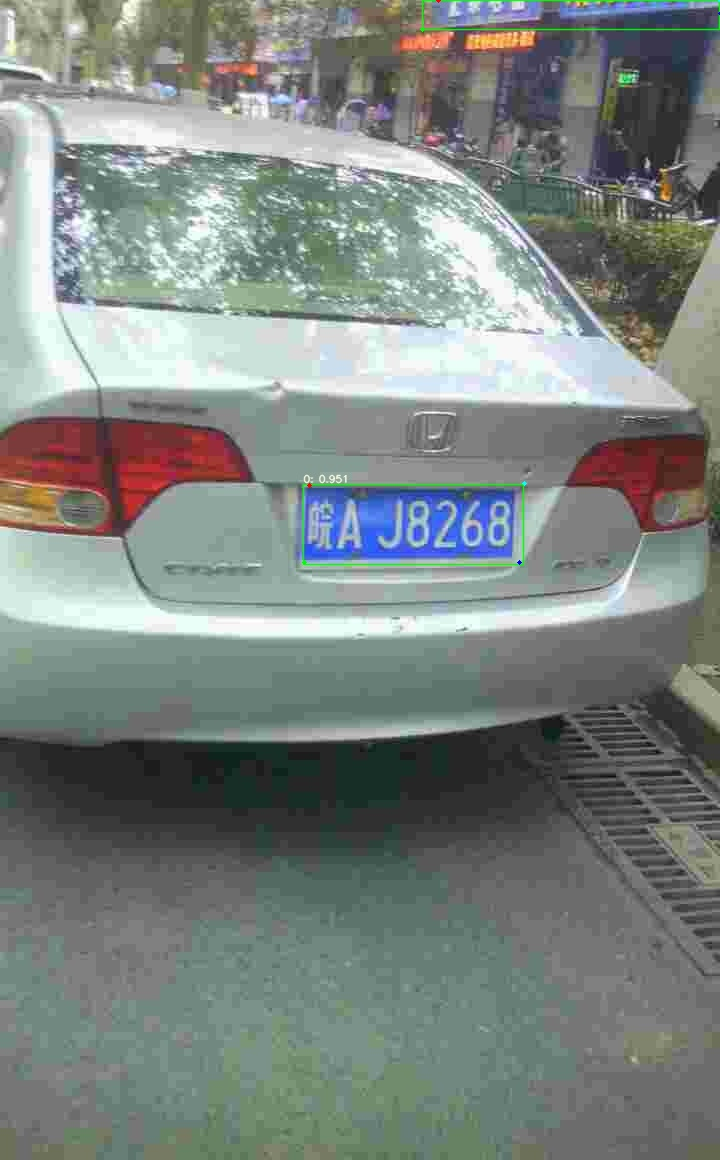
#> input picture yolov5-car-plate/test.jpg, 720 x 1160 px; its folder holds only this picture in this run
$ python -i cut.py   (imports and definitions only)
#> lines starting #> are read from the running program, lines starting #| are printed output that depends on the picture; after the words box and inside, x2 and y2 are one past the last pixel; in counts of white or black regions, pixels touching at a corner belong together
# author: avenuewl
# 6.19 图片输出列表splist_points数量控制；寻找上下边界；异常检测与记录；
# 6.20 异常处理；243添加首尾端代码完善；314添加分割点问题完善；
# 6.24 完成与pyqt5界面的数据传送和交互功能
# 6.25 完善添加首尾端的判断条件；327添加分割点问题之条件添加；去除过近分割点的一处bug,使split_points其能够正常访问到尾部

# 识别的裁剪后的车牌图像大小为(400,200)
import cv2
import matplotlib.pyplot as plt


def two(img):
    ret, thresh_binary = cv2.threshold(img, 127, 255, cv2.THRESH_BINARY)
    ret, thresh_binary_inv = cv2.threshold(img, 127, 255, cv2.THRESH_BINARY_INV)
    ret, thresh_trunc = cv2.threshold(img, 127, 255, cv2.THRESH_TRUNC)
    ret, thresh_tozero = cv2.threshold(img, 127, 255, cv2.THRESH_TOZERO)
    ret, thresh_tozero_inv = cv2.threshold(img, 127, 255, cv2.THRESH_TOZERO_INV)

    names = ['Oiriginal Image', 'BINARY', 'THRESH_BINARY_INV', 'THRESH_TRUNC', 'THRESH_TOZERO', 'THRESH_TOZERO_INV']
    images = img, thresh_binary, thresh_binary_inv, thresh_trunc, thresh_tozero, thresh_tozero_inv

    for i in range(6):
        plt.subplot(2, 3, i + 1), plt.imshow(images[i], 'gray')
        plt.title(names[i])
        plt.xticks([]), plt.yticks([])
    plt.show()


def aotu_fit(img):
    ret, thresh_global = cv2.threshold(img, 127, 255, cv2.THRESH_BINARY)
    # here 11 is the pixel neighbourhood that is used to calculate the threshold value
    thresh_mean = cv2.adaptiveThreshold(img, 255, cv2.ADAPTIVE_THRESH_MEAN_C, cv2.THRESH_BINARY, 11, 2)

    thresh_gaussian = cv2.adaptiveThreshold(img, 255, cv2.ADAPTIVE_THRESH_GAUSSIAN_C, cv2.THRESH_BINARY, 11, 2)

    names = ['Original Image', 'Global Thresholding', 'Adaptive Mean Threshold', 'Adaptive Gaussian Thresholding']
    images = [img, thresh_global, thresh_mean, thresh_gaussian]

    for i in range(4):
        plt.subplot(2, 2, i + 1), plt.imshow(images[i], 'gray')
        plt.title(names[i])
        plt.xticks([]), plt.yticks([])

    plt.show()


# s = os.listdir('./img')
# for name in s:
def cut_char(path):
    # [4 lines of commented-out code are left out]

#> called with path = 'yolov5-car-plate/test.jpg'
    img = cv2.imread(path,0)
#> img: shape (1160, 720); min 5, max 255, mean 129.6
    retval, binary = cv2.threshold(img, 0, 255, cv2.THRESH_OTSU)
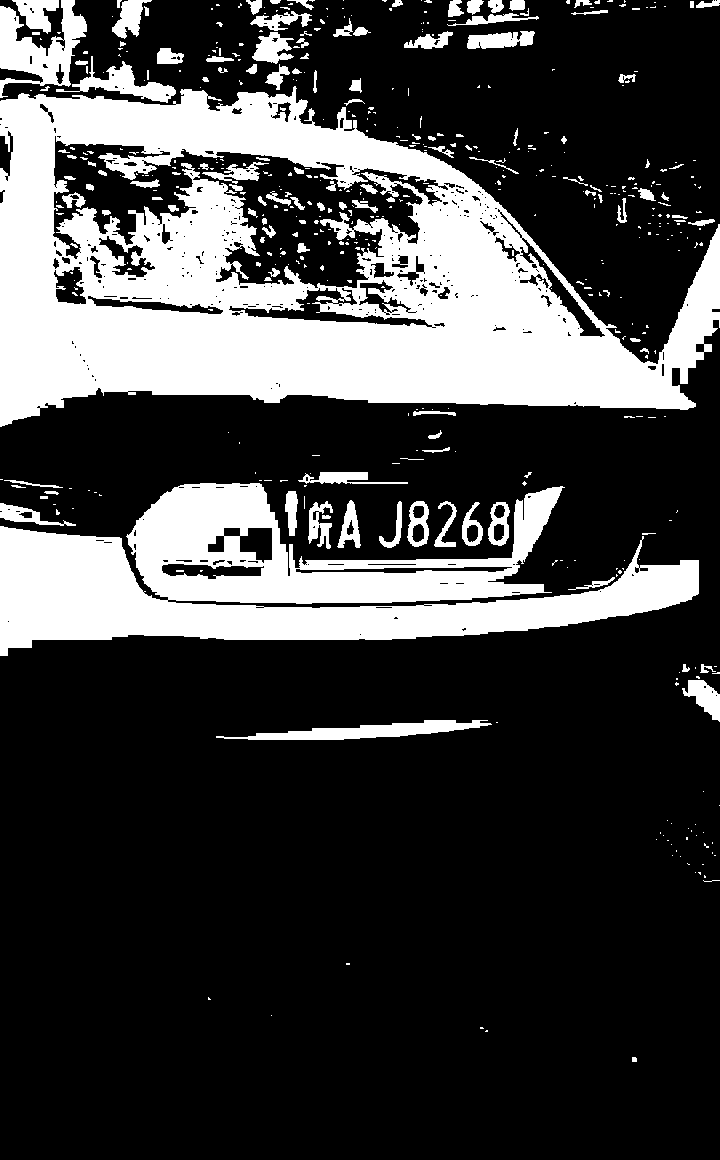
#> binary: shape (1160, 720); 25.6% white; 507 white regions (374 under 20 px), largest, box (x1, y1, x2, y2) and area: (0, 86, 720, 427) 127738, (0, 483, 699, 656) 58338, (0, 0, 87, 98) 3903
#> retval = 152
    (h, w) = binary.shape  # 返回高和宽
#> h = 1160; w = 720
    binary = cv2.bitwise_not(binary)

    # [14 lines of commented-out code are left out]
    hproject = binary.copy()
    b = [0 for x in range(0, h)]
#> b = 1160 values from 0 to 0
    for j in range(0, h):
        for i in range(0, w):
            if hproject[j, i] == 0:  # 如果该点为黑点
                b[j] += 1  # 该列的计数器加1计数
                hproject[j, i] = 255  # 记录完后将其变为白色
#> hproject: shape (1160, 720); every value is 255
    for j in range(0, h):  # 遍历每一行
        for i in range(0, b[j]):  # 从左至右，根据b[j]中的数量，将该像素点图成黑色
            hproject[j, i] = 0
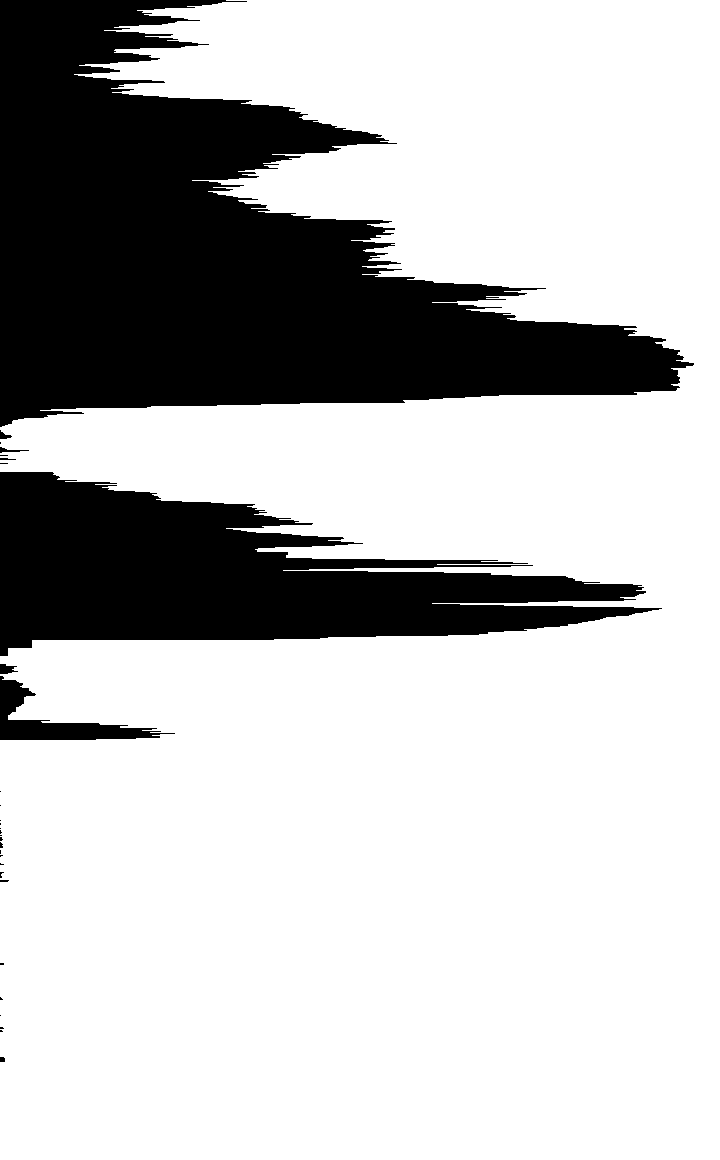
#> hproject: shape (1160, 720); 74.4% white; 30 black regions (22 under 20 px), largest, box (x1, y1, x2, y2) and area: (0, 0, 694, 427) 146445, (0, 472, 662, 656) 63889, (0, 676, 175, 740) 3341

    sum = 0
    for i in b:
        sum += i
#> after the loop, sum = 214087
    avr = sum / len(b) / 2
#> avr = 92.28
    h_start, h_end = 0, 0  # 记录水平方向的上下分界线
    s1 = []
    s2 = []
    for i in range(1, len(b) - 1):
        der1 = b[i] - b[i - 1]
        der2 = b[i + 1] - b[i]
        if der1 <= 0 and der2 > 0 and b[i] < avr:
            s1.append(i)
        elif der1 < 0 and der2 == 0 and b[i] < avr and i>len(b)//2:
            s2.append(i)
#> after the loop, s1 = 48 values from 65 to 1056

    print(s1,s2)
#> (printed output is left out)
    if len(s1) <= 1:
        print('***********************************************************************')
        h_start = 30
        h_end = 160
        # [20 lines of commented-out code are left out]
    if s1[-1] > len(b) // 2:  # 图像右部存在波谷
        if len(s2) != 0:
            for i in range(len(s1)):
                if s1[i] >= len(b) / 2:  # 最靠近中值的左方波谷和右方波谷即为上下边界线
                    h_start = s1[i - 1]
                    h_end = s1[i]
                    break
            if h_end > s2[0]:
                h_end = s2[0]
#> h_end = 640
        else:
            for i in range(len(s1)):
                if s1[i] >= len(b) / 2:  # 最靠近中值的左方波谷和右方波谷即为上下边界线
                    h_start = s1[i - 1]
                    h_end = s1[i]
                    break
    else:  # 图像右部不存在波谷
        max = 0
        for i in range(len(b) // 2, len(b) - 1):  # 从中值点开始，找到变化最大的像素强度位置，该位置则为图像下边界
            di = b[i] - b[i + 1]
            if di > max:
                max = di
                h_end = i + 1
        h_start = s1[-1]  # 最靠近中值的左方波谷为图像上边界
    print(h_start, h_end)
#| 481 640


    cp = binary.copy()  # 绘制去除上下边界后的水平方向上的直方图
    c = [0 for x in range(0, h)]
#> c = 1160 values from 0 to 0
    for j in range(0, h_start):
        for i in range(0, w):
            cp[j, i] = 255
#> cp: shape (1160, 720); 92% white; 89 black regions (66 under 20 px), largest, box (x1, y1, x2, y2) and area: (0, 483, 699, 656) 58338, (216, 720, 492, 740) 2496, (682, 680, 720, 722) 820
    for j in range(h_start, h_end):
        for i in range(0, w):
            if cp[j, i] == 0:
                c[j] += 1
                cp[j, i] = 255
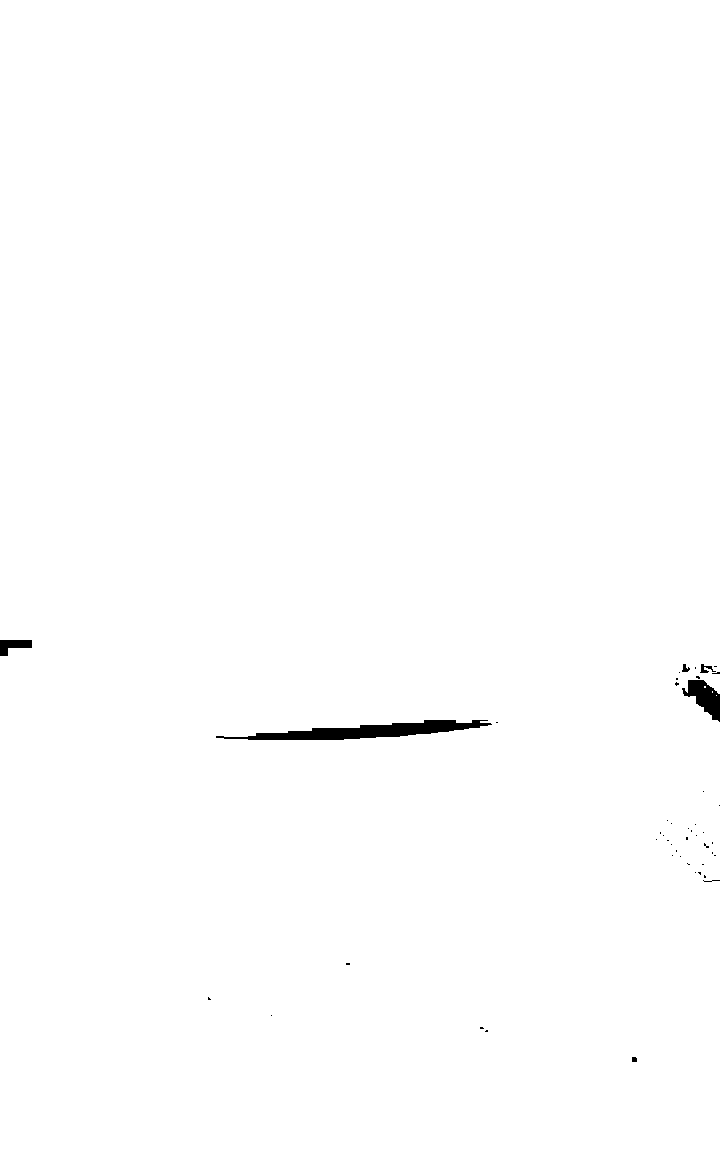
#> cp: shape (1160, 720); 99.5% white; 47 black regions (41 under 20 px), largest, box (x1, y1, x2, y2) and area: (216, 720, 492, 740) 2496, (682, 680, 720, 722) 820, (0, 640, 32, 656) 320, (700, 664, 716, 673) 65, (682, 664, 690, 672) 39, (632, 1057, 637, 1062) 24
    for j in range(h_end, h):
        for i in range(0, w):
            cp[j, i] = 255
    for j in range(0, h):
        for i in range(0, c[j]):
            cp[j, i] = 0
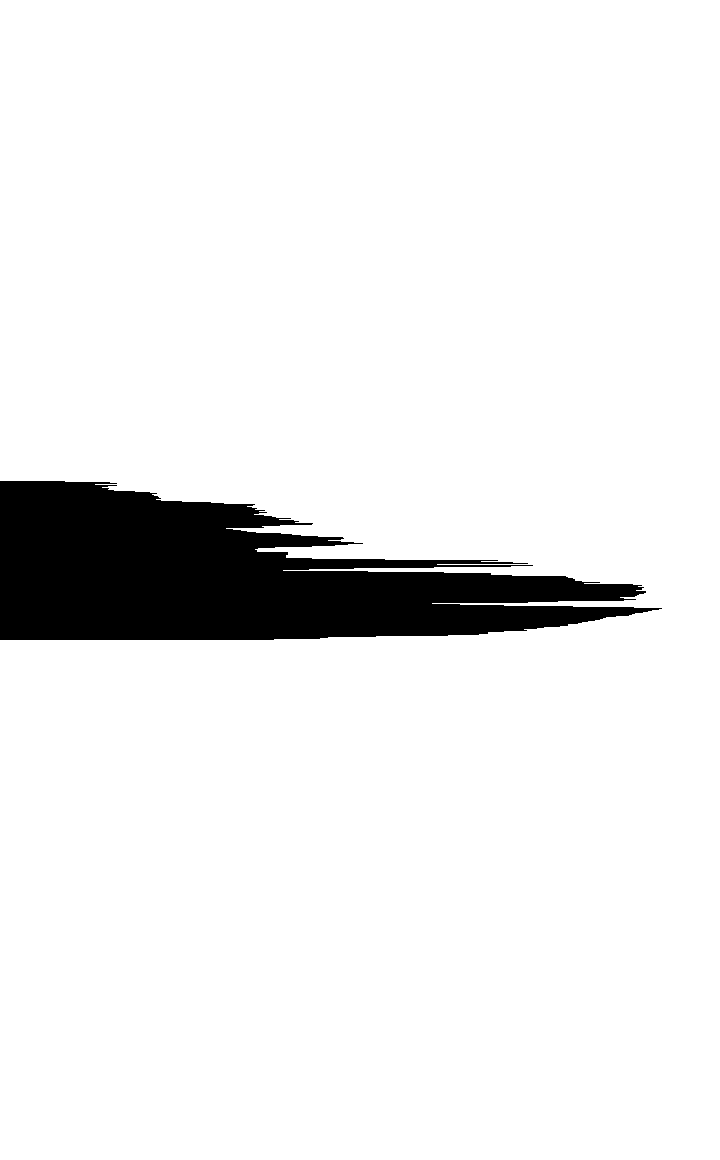
#> cp: shape (1160, 720); 92.5% white; 1 black region, box (x1, y1, x2, y2) and area: (0, 481, 662, 640) 63042

    # 垂直投影，得到图像竖直方向上的直方图
    vproject = binary.copy()
    a = [0 for x in range(0, w)]
#> a = 720 values from 0 to 0
    # 记录每一列的波峰
    for j in range(0, w):  # 遍历每一列
        # 遍历每一行
        for i in range(0, h_start):
            vproject[i, j] = 255  # 将不属于范围内的点变为白色
        for i in range(h_start, h_end):
            if vproject[i, j] == 0:  # 如果该点为黑点
                a[j] += 1  # 该列的计数器加1计数
                vproject[i, j] = 255  # 记录完后将其变为白色
        for i in range(h_end, h):
            vproject[i, j] = 255  # 将不属于范围内的点变为白色
    for j in range(0, w):  # 遍历每一列
        for i in range((h - a[j]), h):  # 从该列应该变黑的最顶部的点开始向最底部涂黑
            vproject[i, j] = 0  # 涂黑
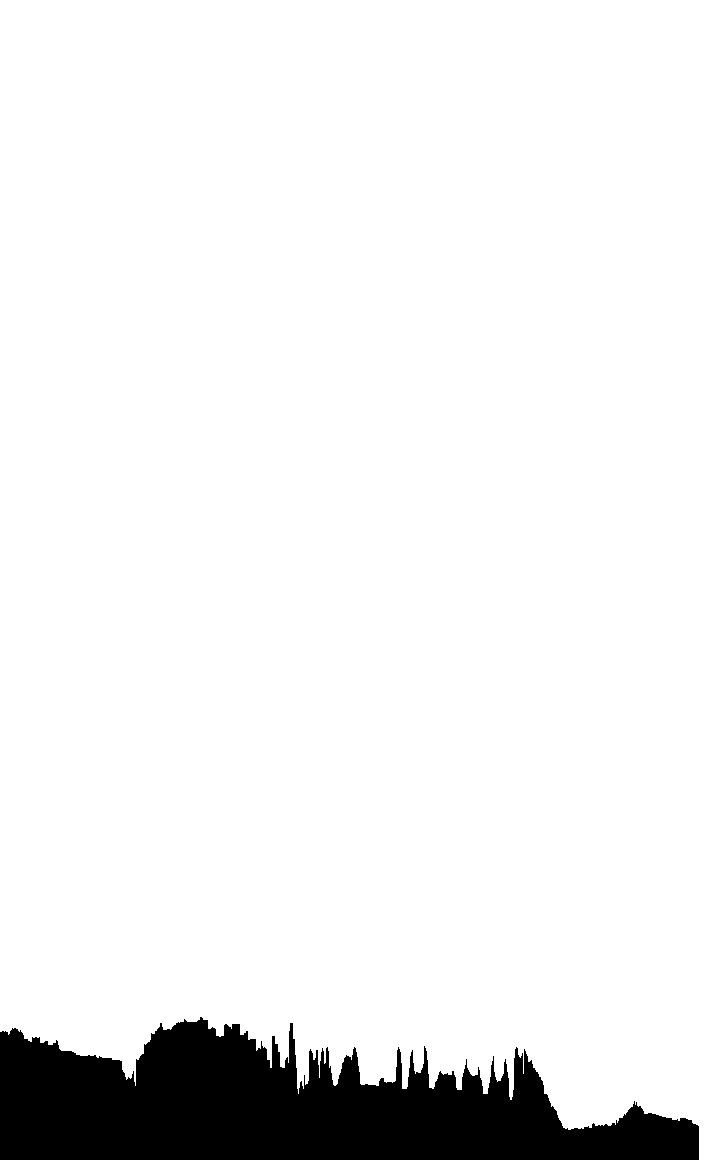
#> vproject: shape (1160, 720); 92.5% white; 1 black region, box (x1, y1, x2, y2) and area: (0, 1017, 699, 1160) 63042

    # [5 lines of commented-out code are left out]

    split_points = []
    i = 0
    while i < len(a) - 1:  # 找到水平方向上的符合分割条件的波谷的坐标信息
        if a[i] < 10:
            times = 1
            i = i + 1
            while a[i] < 10:
                times += 1
                i = i + 1
                if i >= len(a):
                    break
            split_points.append(i - times // 2 - 1)
        else:
            i = i + 1

    # [6 lines of commented-out code are left out]

    print(split_points)
#| [709]
    if len(split_points) == 0:
        print('***********************************************************************')
        split_points = [5, 50, 125, 175, 230, 285, 335, 395]
        src = binary.copy()
        re = []
        for i in range(len(split_points) - 1):
            re.append(src[h_start:h_end, split_points[i]:split_points[i + 1]])
        for i in range(len(re)):
            plt.subplot(1, len(re), i + 1), plt.imshow(re[i], 'gray')
            plt.xticks([]), plt.yticks([])
        plt.show()
        # with open('exp.txt',mode='a',encoding='utf_8') as f:
        #     f.write(imgname+'\n')
        # continue
        for i in range(len(re)):
            re[i] = cv2.resize(re[i], (32, 40))
            re[i] = cv2.bitwise_not(re[i])
            cv2.imwrite('../reg/cut_result/' + str(i) + '.jpg', re[i])

        return
    # 添加首尾端
    if split_points[0] > 10:
        split_points.insert(0, 5)

    te = split_points[-1]
    while 395 - te > 35:
        end = 395
        min = a[te+10]
        for i in range(te+11, 396):
            if a[i] < min:
                min = a[i]
                end = i
        if end-split_points[-1] < 35:
            te = end
            continue
        split_points.append(end)

    if split_points[-1] < 360:
        split_points.append(395)
    else:
        end = split_points[-1]
        if 400 - split_points[-2] > 15:
            min = a[split_points[-2]+11]
            for i in range(split_points[-2] + 11, split_points[-1]):
                if a[i] < min:
                    min = a[i]
                    end = i
            if end - split_points[-2] > 35:
                split_points.pop(-1)
                split_points.append(end)

    print(split_points)
#| [5, 699]

    # 去除相聚过近的分割点
    while True:
        f = 0
        for i in range(0, len(split_points) - 1):
            diff = split_points[i + 1] - split_points[i]
            if diff < 35:
                split_points.pop(i)
                f = 1
                break
        if f == 0:
            break

    if split_points[0] - 5 > 35:
        split_points.insert(0, 5)

    print(split_points)
#| [5, 699]


    # [10 lines of commented-out code are left out]

    while len(split_points) != 8:
        # 去除汉字间间隔影响
        excp = 1
        if len(split_points) > 8:
            split_points.pop(-1)
        elif len(split_points) < 8:  # 添加分割点，将连在一起的符号分割开来
            excp = 0
            for i in range(0, len(split_points) - 1):
                diff = split_points[i+1] - split_points[i]
                if diff > 80:
                    excp = 1
                    cut = split_points[i] + diff // 2
                    min = a[split_points[i]+5]
                    for j in range(split_points[i]+6,split_points[i+1]-5):
                        if a[j] < min:
                            min = a[j]
                            cut = j
                    if split_points[i+1] - cut < 35 or cut - split_points[i] < 35:
                        cut = split_points[i] + diff // 2
                    split_points.insert(i+1,cut)
                    break
        if excp == 0:
            break

    if len(split_points) != 8:
        print("*******************************************************")
        split_points = [5, 50, 125, 175, 230, 280, 330, 395]
        src = binary.copy()
        re = []
        for i in range(len(split_points) - 1):
            re.append(src[h_start:h_end, split_points[i]:split_points[i + 1]])
        for i in range(len(re)):
            plt.subplot(1, len(re), i + 1), plt.imshow(re[i], 'gray')
            plt.xticks([]), plt.yticks([])
        plt.show()

        for i in range(len(re)):
            re[i] = cv2.resize(re[i], (32, 40))
            re[i] = cv2.bitwise_not(re[i])
            cv2.imwrite('../reg/cut_result/' + str(i) + '.jpg', re[i])

        # with open('exp.txt',mode='a',encoding='utf_8') as f:
        #     f.write(imgname+'\n')
        # continue
        return

    print(split_points)
#| [5, 70, 135, 210, 286, 427, 568, 699]

    src = binary.copy()
    re = []
    for i in range(len(split_points) - 1):
        re.append(src[h_start:h_end, split_points[i]:split_points[i + 1]])
#> after the loop, re = 7 items

    # [4 lines of commented-out code are left out]

    for i in range(len(re)):
        re[i] = cv2.resize(re[i],(32,40))
        re[i] = cv2.bitwise_not(re[i])
        cv2.imwrite('../reg/cut_result/'+str(i)+'.jpg', re[i])
#> this loop made 7 passes
#> pass 2, in cut_char, `cv2.imwrite('../reg/cut_result/'+str(i)+'.jpg', re[i])`:
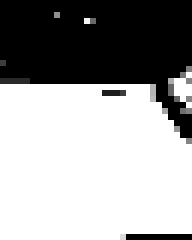
#> saved as 1.jpg: shape (40, 32) (shown 6 times larger); min 0, max 255, mean 158.6
    # break

# cut_char('../yolov5/result/result.jpg')
# cut_char('../reg/PaddleOCR/test_data/000009.jpg')

>>> result = cut_char('yolov5-car-plate/test.jpg')
